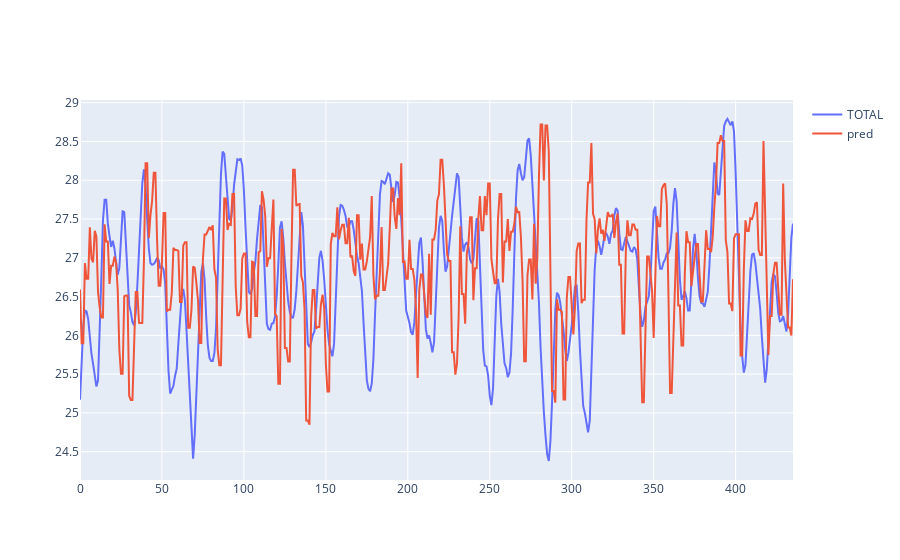

Here is the notebook cell this chart was saved with:
### Code cell
fig = go.Figure()

fig.add_trace(go.Scatter(x=[i for i in range(len(y_pred))], y=y1, mode="lines", name="TOTAL"))
fig.add_trace(go.Scatter(x=[i for i in range(len(y_pred))], y=y_pred, mode="lines", name="pred"))


fig.show()

### Figure 1 — Plotly figure (JSON) as saved in the notebook; plotly's stock layout.template omitted (floating-point values rounded to 4 significant figures; data arrays with more than 128 entries replaced by an {"elided": "..."} marker saying what was removed)
{"data": [{"mode": "lines", "name": "TOTAL", "type": "scatter", "x": {"elided": "436 int values"}, "y": {"elided": "878 float values"}}, {"mode": "lines", "name": "pred", "type": "scatter", "x": {"elided": "436 int values"}, "y": {"elided": "436 float values"}}], "layout": {}}
